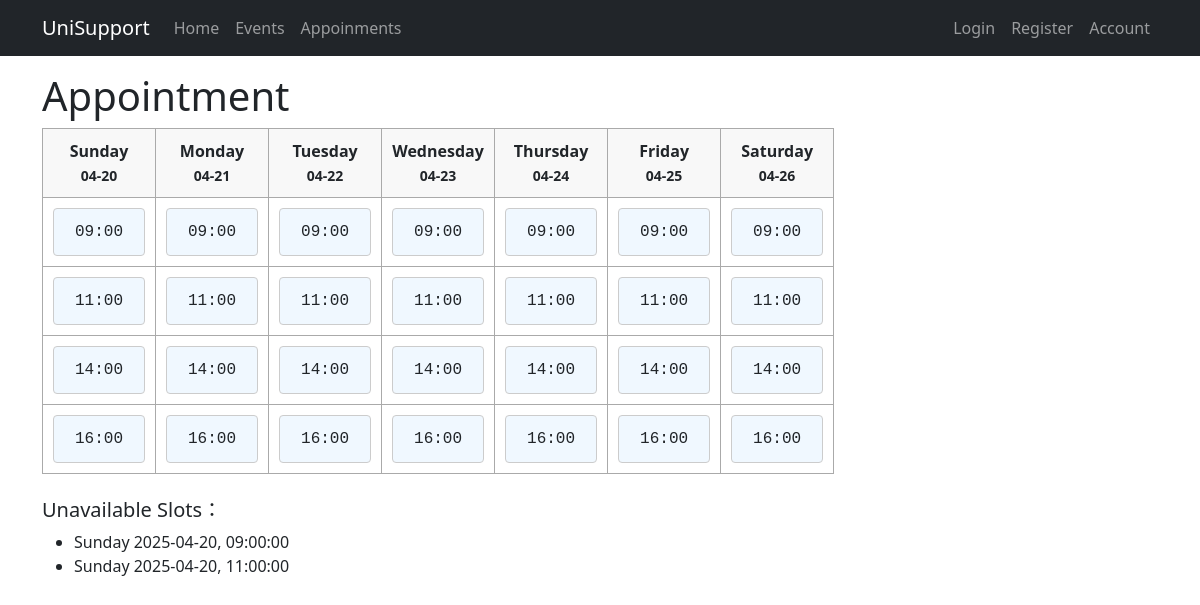
The app's page /appointments with its own data.
### app/models.py (models this page shows)
class Appointment(db.Model):
    __tablename__ = 'appointments'
    __table_args__ = (
        UniqueConstraint('date', 'slot', name='unique_slot_per_time'),
    )
    id: so.Mapped[int] = so.mapped_column(primary_key=True)
    date: so.Mapped[datetime.date] = so.mapped_column(sa.Date)
    weekday: so.Mapped[str] = so.mapped_column(sa.String(16))
    slot: so.Mapped[datetime.time] = so.mapped_column(sa.Time)
    user_id: so.Mapped[int] = so.mapped_column(ForeignKey('users.id'), index=True, unique=True)
    user: so.Mapped['User'] = relationship(back_populates='appointments')

### app/views.py (the view)
@app.route('/appointments')
def appointments():
    form = ChooseForm()
    schedule = generate_schedule()
    unavailable_slots = check_availability()
    return render_template('appointment.html', title='Appointment', schedule=schedule, form=form, unavailable_slots=unavailable_slots)

### app/views.py (called while the page is built)
def generate_schedule():
    today = datetime.datetime.today().date()
    slots_per_day = ["09:00", "11:00", "14:00", "16:00"]
    schedule = []
    for i in range(7):
        date = today + datetime.timedelta(days=i)
        schedule.append({
            "weekday": date.strftime("%A"),
            "date": date.strftime("%m-%d"),
            "slots": slots_per_day
        })
    return schedule

def check_availability():
    q = db.select(Appointment).order_by(Appointment.date, Appointment.slot)
    unavailable_slots = db.session.scalars(q).all()
    return unavailable_slots

### app/templates/appointment.html (shortened to what this page needs)
{% extends "base.html" %}
{% import "bootstrap_wtf.html" as wtf %}
{% block content %}
<h1>Appointment</h1>
<div>
<table>
    <thead>
        <tr>
            {% for day in schedule %}
                <th>
                    {{ day.weekday }}<br>
                    <small>{{ day.date }}</small>
                </th>
            {% endfor %}
        </tr>
    </thead>
    {% for i in range(schedule[0].slots|length) %}
    <tr>
        {% for j in range(schedule|length) %}
            {% set slot = schedule[j].slots[i] %}
            {% set slot_id = j ~ '-' ~ i %}
            <td>
                <div class="slot">
                    <form action="{{ url_for('book') }}" method="post">
                        <button type="submit"
                            class="w-100 text-start btn">
                            <div>
                                {{ slot }}
                            </div>
                        </button>
                    </form>
                </div>
            </td>
        {% endfor %}
    </tr>
    {% endfor %}
</table>
</div>
<div class="mt-4">
    <h5>Unavailable Slots：</h5>
    {% if unavailable_slots %}
    <div>
        <ul>
            {% for appo in unavailable_slots %}
                <li>{{ appo.weekday }} {{ appo.date }}, {{ appo.slot }}</li>
            {% endfor %}
        </ul>
    </div>
{% endif %}
</div>
{% endblock %}

### app/templates/base.html (shortened to what this page needs)
<!doctype html>
<html lang="en">
<head>
    <link
            href="https://cdn.jsdelivr.net/npm/bootstrap@5.3.3/dist/css/bootstrap.min.css"
            rel="stylesheet"
>
    <link rel="stylesheet" href="https://cdn.jsdelivr.net/npm/bootstrap-icons@1.11.3/font/bootstrap-icons.min.css">
</head>
<body>
<nav class="navbar navbar-expand-sm bg-dark" data-bs-theme="dark">
    <div class="container">
        <a class="navbar-brand" href="{{ url_for('home') }}">UniSupport</a>
        <div class="collapse navbar-collapse" id="navbarSupportedContent">
            <ul class="navbar-nav me-auto mb-2 mb-lg-0">
                <li class="nav-item">
                    <a class="nav-link" aria-current="page" href="{{ url_for('home') }}">Home</a>
                </li>
                <li class="nav-item">
                    <a class="nav-link" aria-current="page" href="{{ url_for('events') }}">Events</a>
                </li>
                <li class="nav-item">
                    <a class="nav-link" aria-current="page" href="{{ url_for('appointments') }}">Appoinments</a>
                </li>
            </ul>
            <ul class="navbar-nav mb-2 mb-lg-0">
                {% if current_user.is_anonymous %}
                <li class="nav-item">
                    <a class="nav-link" aria-current="page" href="{{ url_for('login') }}">Login</a>
                </li>
                <li class="nav-item">
                    <a class="nav-link" aria-current="page" href="{{ url_for('register_email') }}">Register</a>
                </li>
                {% else %}
                <li class="nav-item">
                    <a class="nav-link" aria-current="page" href="{{ url_for('logout') }}">Logout {{ current_user.username }}</a>
                </li>
                {% endif %}
                <li class="nav-item">
                    <a class="nav-link" aria-current="page" href="{{ url_for('account') }}">Account</a>
                </li>
            </ul>
        </div>
    </div>
</nav>
<div class="container">
    {% block content %}{% endblock content %}
</div>
</body>
</html>

### app/templates/appointment.html (style rules this page uses)
th, td { border: 1px solid #aaaaaa; padding: 10px; text-align: center; vertical-align: middle; word-wrap: break-word; }
th { background-color: #f8f8f8; }
.slot { padding: 4px 8px; background-color: #f0f8ff; border: 1px solid #cccccc; font-family: monospace; font-size: 12px; border-radius: 4px; width: 100%; box-sizing: border-box; }

### records on screen
Appointment: weekday "Sunday", date "2025-04-20", slot "09:00:00"
Appointment: weekday "Sunday", date "2025-04-20", slot "11:00:00"

### other values on screen
{{ day.weekday }} "Sunday" "Monday" "Tuesday" "Wednesday" "Thursday" "Friday" "Saturday"
{{ day.date }} "04-20" "04-21" "04-22" "04-23" "04-24" "04-25" "04-26"
{{ slot }} "09:00" "09:00" "09:00" "09:00" "09:00" "09:00" "09:00" "11:00" "11:00" "11:00" "11:00" "11:00" "11:00" "11:00" "14:00" "14:00" "14:00" "14:00" "14:00" "14:00" "14:00" "16:00" "16:00" "16:00" "16:00" "16:00" "16:00" "16:00"
